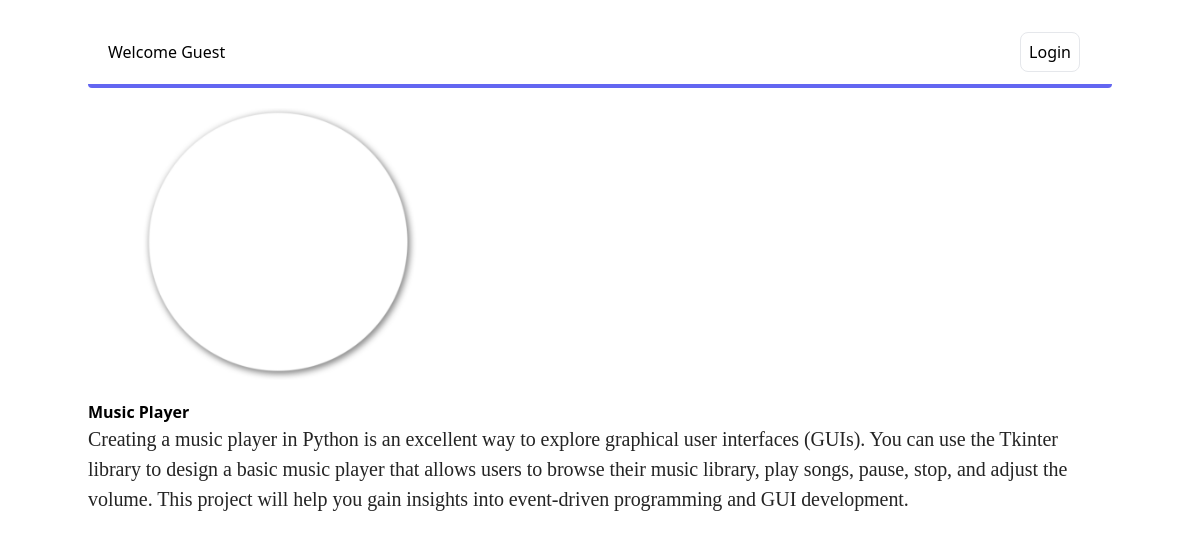
The app's page /blog-detail/music-playerexwlp with its own data.
### Blog/models.py (models this page shows, shortened)
class Blog(models.Model):
    title = models.CharField(max_length=1000)
    content = FroalaField()
    slug = models.SlugField(max_length=1000, null=True, blank=True)
    user = models.ForeignKey(User, blank=True, null=True,
                             on_delete=models.CASCADE)
    image = models.ImageField(upload_to='images/', null=True, blank=True)
    created_at = models.DateTimeField(auto_now_add=True)
    upload_to = models.DateTimeField(auto_now=True)

### Blog/views.py (the view)
# urls.py: path('blog-detail/<slug>', blog_detail, name="blog_detail"),
def blog_detail(request, slug):
    context = {}
    try:
        blog_obj = Blog.objects.filter(slug=slug).first()
        context['blog_obj'] = blog_obj
    except Exception as e:
        print(e)
    return render(request, 'blog_detail.html', context)

### Blog/templates/blog_detail.html
{% extends "base.html" %}
{% block content %}
<section>
    <div class="container mx-auto">
        <div class="row text-center ">
            <div class="col-xl-10 mx-auto justify-center"><img class="img-fluid  w-96 mb-5"
                    src="/media/{{blog_obj.image}}"
                    alt=""></div>
        </div>
        <div>
            <h1 class="font-bold">{{blog_obj.title}}</h1>
        </div>
        <div class="row">
            <div class="col-xl-8 col-lg-10 mx-auto">
                <div class="text-content">
                    {{blog_obj.content|safe}}
                </div>
            </div>
        </div>
    </div>
</section>
{% endblock %}

### records on screen
Blog: image (picture), title "Music Player", content "Creating a music player in Python is an excellent way to explore graphical user interfaces (GUIs). You can use the Tkinter library to design a basic music player that allows users to browse their music library, play songs, pause, stop, and adjust the volume. This project will help you gain insights into event-driven programming and GUI development."
